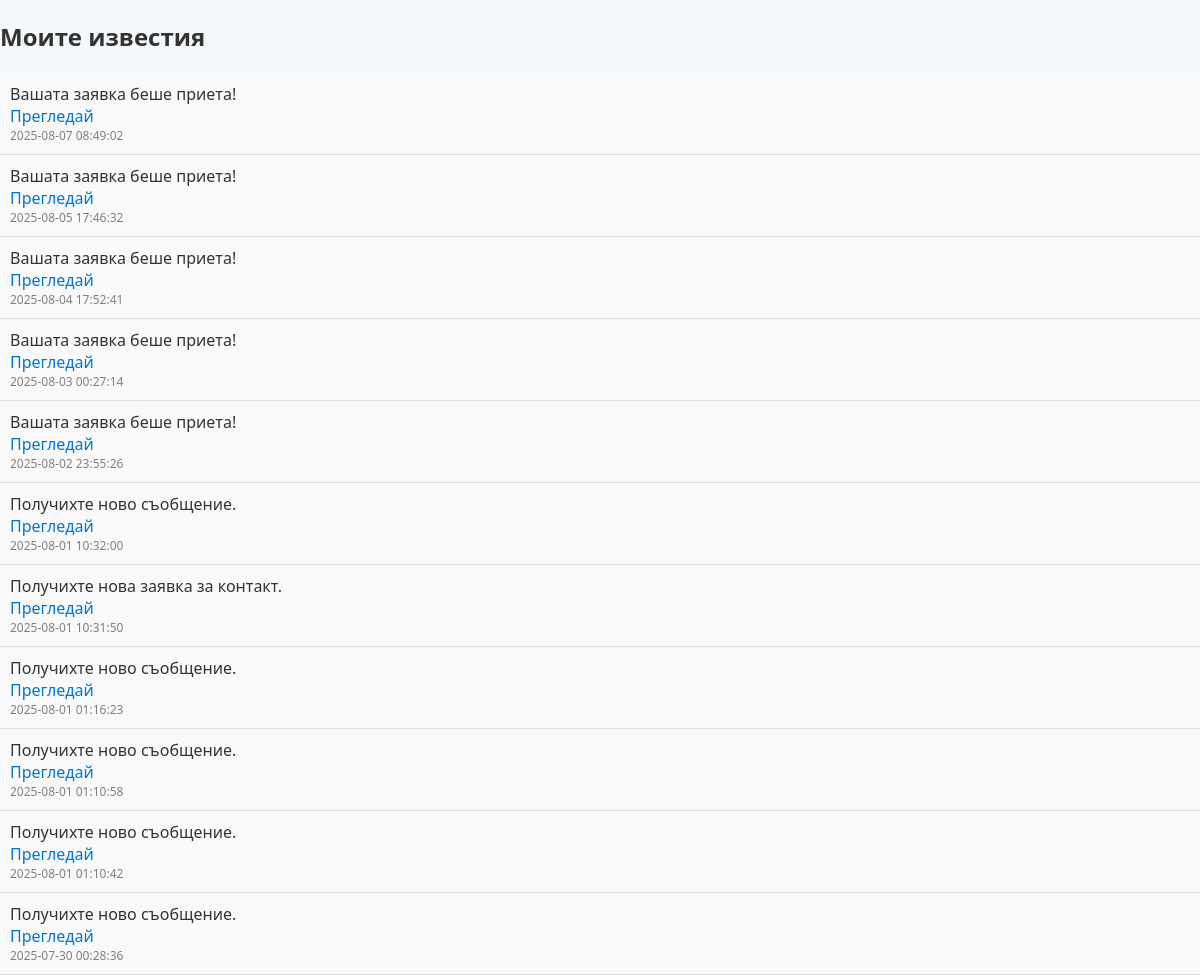
Page /php/notifications.php (signed in) on the committed database.
### tables this page shows
CREATE TABLE `notifications` (
  `id` int(11) NOT NULL,
  `user_id` int(11) NOT NULL,
  `message` text NOT NULL,
  `link` varchar(255) DEFAULT NULL,
  `is_read` tinyint(1) DEFAULT 0,
  `created_at` datetime DEFAULT current_timestamp()
);

### php/notifications.php (the view, shortened to what this page needs)
<?php
require 'db.php';
$user_id = $_SESSION['user']['id'];
$stmt = $conn->prepare("SELECT * FROM notifications WHERE user_id = ? ORDER BY created_at DESC");
$stmt->execute([$user_id]);
$notifications = $stmt->fetchAll(PDO::FETCH_ASSOC);
?>
<!DOCTYPE html>
<html lang="bg">
<head>
    <link rel="stylesheet" href="css/style.css">
</head>
<body>
    <div class="container">
        <h2>Моите известия</h2>
        <?php if (empty($notifications)): ?>
            <p>Нямате известия.</p>
        <?php else: ?>
            <?php foreach ($notifications as $n): ?>
                <div class="notif-item">
                    <div><?= htmlspecialchars($n['message']) ?></div>
                    <?php if ($n['link']): ?>
                        <a href="<?= htmlspecialchars($n['link']) ?>">Прегледай</a>
                    <?php endif; ?>
                    <div class="notif-time"><?= $n['created_at'] ?></div>
                </div>
            <?php endforeach; ?>
        <?php endif; ?>
    </div>
</body>
</html>

### css/style.css (style rules this page uses)
body { font-family: 'Segoe UI', sans-serif; margin: 0; padding: 0; background-color: #f5f8fa; color: #333; }

### php/notifications.php (style rules this page uses)
.notif-item { border-bottom: 1px solid #ddd; padding: 10px; background: #f9f9f9; }
.notif-item a { text-decoration: none; color: #0077cc; }
.notif-time { font-size: 12px; color: gray; }

### rows in the picture
notifications: message "Вашата заявка беше приета!", created_at "2025-08-07 08:49:02"
notifications: message "Вашата заявка беше приета!", created_at "2025-08-05 17:46:32"
notifications: message "Вашата заявка беше приета!", created_at "2025-08-04 17:52:41"
notifications: message "Вашата заявка беше приета!", created_at "2025-08-03 00:27:14"
notifications: message "Вашата заявка беше приета!", created_at "2025-08-02 23:55:26"
notifications: message "Получихте ново съобщение.", created_at "2025-08-01 10:32:00"
notifications: message "Получихте нова заявка за контакт.", created_at "2025-08-01 10:31:50"
notifications: message "Получихте ново съобщение.", created_at "2025-08-01 01:16:23"
notifications: message "Получихте ново съобщение.", created_at "2025-08-01 01:10:58"
notifications: message "Получихте ново съобщение.", created_at "2025-08-01 01:10:42"
notifications: message "Получихте ново съобщение.", created_at "2025-07-30 00:28:36"
